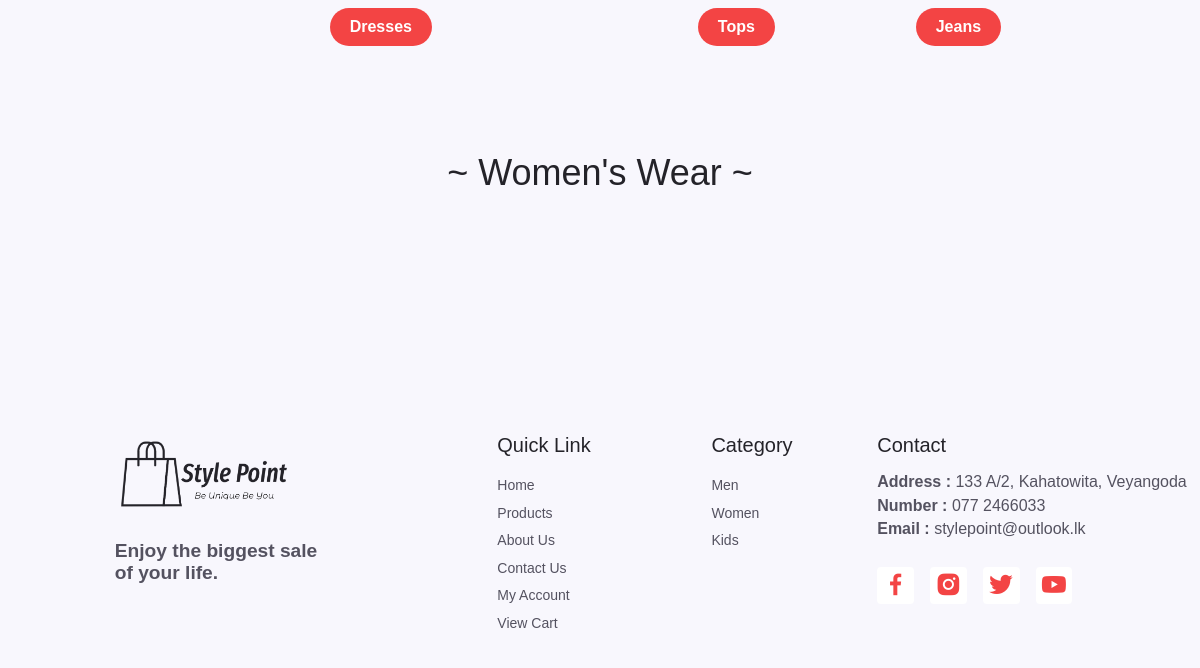
The page /women.php (lower part) on the database as committed earlier.
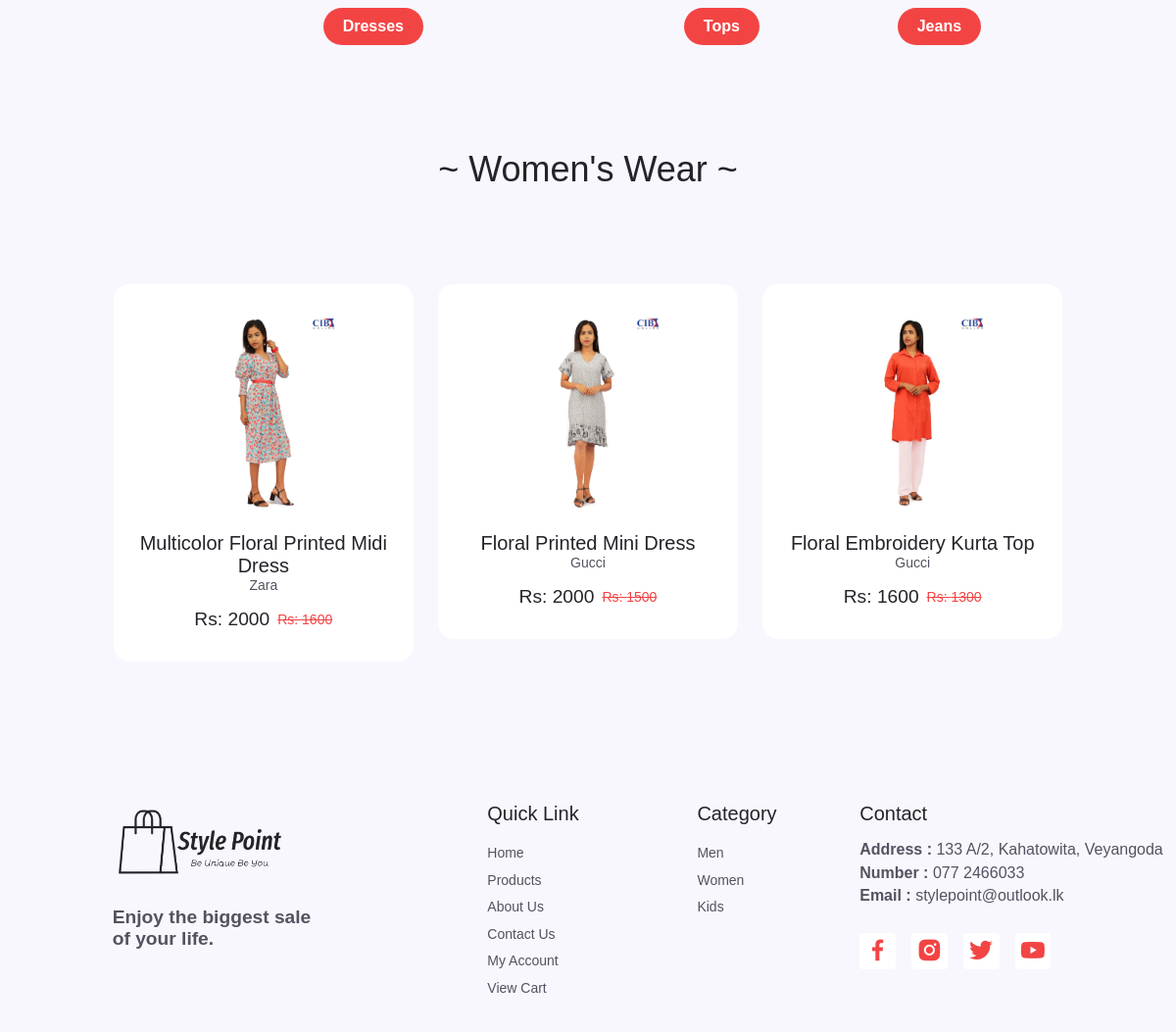
The same page on the database as committed later.
### tables this page shows
CREATE TABLE `products` (
  `pro_ID` int(100) NOT NULL,
  `pro_Name` varchar(100) NOT NULL,
  `pro_number` varchar(100) NOT NULL,
  `category` varchar(100) NOT NULL,
  `brand_name` varchar(100) NOT NULL,
  `price` int(100) NOT NULL,
  `dis_Price` int(100) NOT NULL,
  `dis_Percentage` int(100) NOT NULL,
  `color` varchar(100) NOT NULL,
  `material` varchar(100) NOT NULL,
  `description` varchar(10000) NOT NULL,
  `img_1` varchar(100) NOT NULL,
  `img_2` varchar(100) NOT NULL,
  `img_3` varchar(100) NOT NULL,
  `img_4` varchar(100) NOT NULL
);

### women.php (the view, shortened to what this page needs)
<?php
    include 'components/connect.php';
?>
<!DOCTYPE html>
<html lang="en">
    <head>
        <link rel="stylesheet" href="https://unpkg.com/boxicons@2.1.4/css/boxicons.min.css">
        <link rel="stylesheet" href="css/swiper-bundle.min.css">
        <link rel="stylesheet" href="css/style.css">
        <link rel="stylesheet" class="js-color-style" href="css/colors/color-1.css">
        <link href="https://cdn.jsdelivr.net/npm/remixicon@3.2.0/fonts/remixicon.css" rel="stylesheet">
        <link href='https://unpkg.com/boxicons@2.1.4/css/boxicons.min.css' rel='stylesheet'>
        <link href="/website/css/uicons-bold-rounded.css" rel="stylesheet">
        <link rel="stylesheet" href="">
    </head>
    <body>
        <main class="main">
            <section class="shop section container">
                <div class="category">
                    <div class="cat men">
                        <button class="btn-css"><a href="">Dresses</a></button>
                    </div>
                    <div class="cat women">
                        <button class="btn-css"><a href="">Tops</a></button>
                    </div>
                    <div class="cat kids">
                    <button class="btn-css"> <a href="" class="">Jeans</a></button>
                    </div>
                </div>
                <h3 class="Shop__subtitle">~ Women's Wear ~</h3>
                <div class="shop__items grid">
                        <?php
                            $select_products = $conn->prepare("SELECT * FROM `products`");
                            $select_products->execute();
                            if($select_products->rowCount() > 0){
                            while($fetch_products = $select_products->fetch(PDO::FETCH_ASSOC)){
                        ?>
                        <?php
                            if($fetch_products['category'] == "Women" ){
                        ?>
                        <form action="" method="post" enctype="multipart/form-data">
                        <div class="shop__content">
                                <img src="uploaded_img/<?= $fetch_products['img_1']; ?>" alt="" class="shop__img">
                                <h3 class="shop__title"><?= $fetch_products['pro_Name']; ?></h3>
                                <span class="shop__subtitle"><?= $fetch_products['brand_name']; ?></span>
                                <div class="shop__prices">
                                    <span class="shop__price">Rs: <?= $fetch_products['price']; ?></span>
                                    <span class="shop__discounts">Rs: <?= $fetch_products['dis_Price']; ?></span>
                                </div>
                            </div>
                        </form>
                        <?php
                            }
                            }
                                }else{
                                    echo '<p class="empty">no products added yet!</p>';
                                }
                        ?>
                    </div>
            </section>
        </main>
        <?php include 'components/user_footer.php'; ?>
    </body>
</html>

Rows that differ between the two databases and show on the page:
added products: img_1 (picture), pro_Name "Multicolor Floral Printed Midi Dress", brand_name "Zara", price "2000", dis_Price "1600"
added products: img_1 (picture), pro_Name "Floral Printed Mini Dress", brand_name "Gucci", price "2000", dis_Price "1500"
added products: img_1 (picture), pro_Name "Floral Embroidery Kurta Top", brand_name "Gucci", price "1600", dis_Price "1300"
